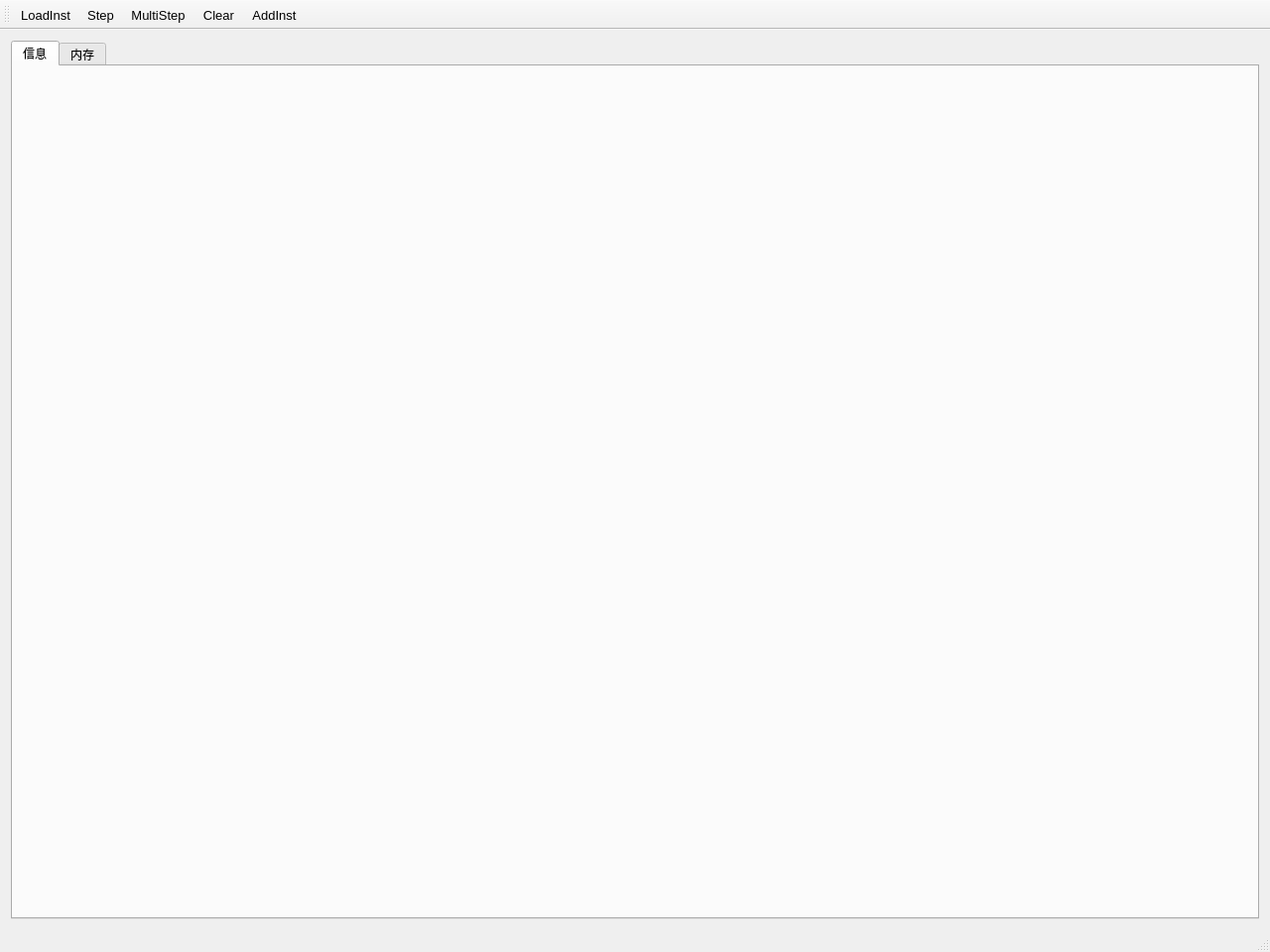
<?xml version="1.0" encoding="UTF-8"?>
<ui version="4.0">
 <class>MainView</class>
 <widget class="QMainWindow" name="MainView">
  <property name="geometry">
   <rect>
    <x>0</x>
    <y>0</y>
    <width>1280</width>
    <height>960</height>
   </rect>
  </property>
  <property name="windowTitle">
   <string>Tomasulo Simulator</string>
  </property>
  <property name="windowIcon">
   <iconset resource="../tomaresource.qrc">
    <normaloff>:/root/Img/cake.png</normaloff>:/root/Img/cake.png</iconset>
  </property>
  <widget class="QWidget" name="centralWidget">
   <layout class="QHBoxLayout" name="horizontalLayout">
    <item>
     <widget class="QTabWidget" name="tabWidget">
      <property name="currentIndex">
       <number>0</number>
      </property>
      <widget class="QWidget" name="tabInfo">
       <attribute name="title">
        <string>信息</string>
       </attribute>
       <layout class="QVBoxLayout" name="verticalLayout_2">
        <item>
         <layout class="QVBoxLayout" name="layoutInfo"/>
        </item>
       </layout>
      </widget>
      <widget class="QWidget" name="tabMem">
       <attribute name="title">
        <string>内存</string>
       </attribute>
       <layout class="QHBoxLayout" name="horizontalLayout_2">
        <item>
         <layout class="QVBoxLayout" name="layoutMem"/>
        </item>
       </layout>
      </widget>
     </widget>
    </item>
   </layout>
  </widget>
  <widget class="QMenuBar" name="menuBar">
   <property name="geometry">
    <rect>
     <x>0</x>
     <y>0</y>
     <width>1280</width>
     <height>25</height>
    </rect>
   </property>
  </widget>
  <widget class="QToolBar" name="mainToolBar">
   <property name="sizePolicy">
    <sizepolicy hsizetype="Preferred" vsizetype="Preferred">
     <horstretch>0</horstretch>
     <verstretch>0</verstretch>
    </sizepolicy>
   </property>
   <property name="font">
    <font>
     <family>Microsoft YaHei UI</family>
     <pointsize>10</pointsize>
    </font>
   </property>
   <attribute name="toolBarArea">
    <enum>TopToolBarArea</enum>
   </attribute>
   <attribute name="toolBarBreak">
    <bool>false</bool>
   </attribute>
   <addaction name="actionLoadInst"/>
   <addaction name="actionStep"/>
   <addaction name="actionMultiStep"/>
   <addaction name="actionClear"/>
   <addaction name="actionAddInst"/>
  </widget>
  <widget class="QStatusBar" name="statusBar"/>
  <action name="actionLoadInst">
   <property name="text">
    <string>LoadInst</string>
   </property>
   <property name="toolTip">
    <string>&lt;html&gt;&lt;head/&gt;&lt;body&gt;&lt;p&gt;Load instructions from file&lt;/p&gt;&lt;/body&gt;&lt;/html&gt;</string>
   </property>
   <property name="font">
    <font>
     <family>Microsoft YaHei UI</family>
     <pointsize>10</pointsize>
    </font>
   </property>
  </action>
  <action name="actionStep">
   <property name="text">
    <string>Step</string>
   </property>
   <property name="toolTip">
    <string>&lt;html&gt;&lt;head/&gt;&lt;body&gt;&lt;p&gt;Step forward a instruction&lt;/p&gt;&lt;/body&gt;&lt;/html&gt;</string>
   </property>
   <property name="font">
    <font>
     <family>Microsoft YaHei UI</family>
     <pointsize>10</pointsize>
    </font>
   </property>
  </action>
  <action name="actionClear">
   <property name="text">
    <string>Clear</string>
   </property>
   <property name="toolTip">
    <string>清零</string>
   </property>
   <property name="font">
    <font>
     <family>Microsoft YaHei UI</family>
     <pointsize>10</pointsize>
    </font>
   </property>
  </action>
  <action name="actionAddInst">
   <property name="text">
    <string>AddInst</string>
   </property>
   <property name="font">
    <font>
     <family>Microsoft YaHei UI</family>
     <pointsize>10</pointsize>
    </font>
   </property>
  </action>
  <action name="actionMultiStep">
   <property name="text">
    <string>MultiStep</string>
   </property>
  </action>
 </widget>
 <layoutdefault spacing="6" margin="11"/>
 <resources>
  <include location="../tomaresource.qrc"/>
 </resources>
 <connections/>
</ui>
